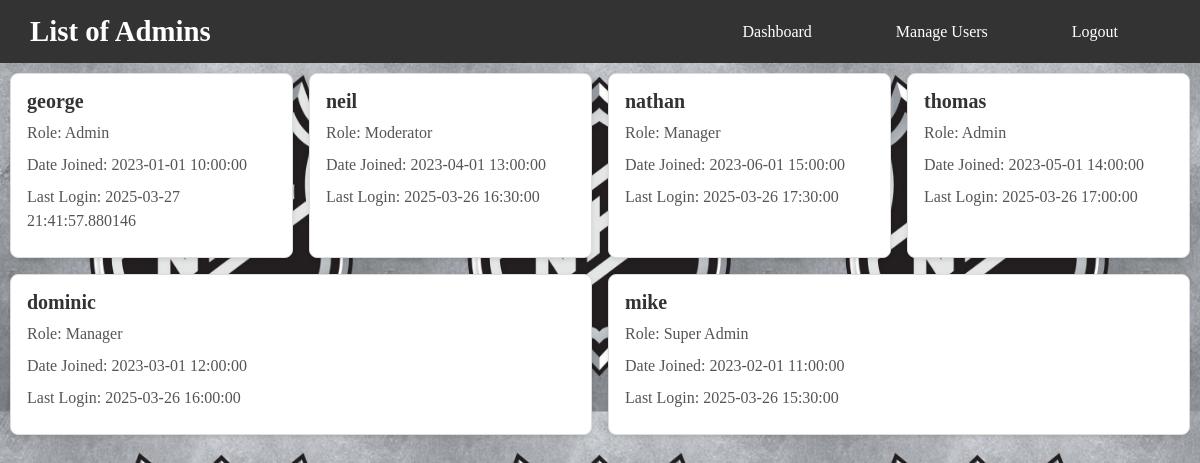
The app's page /admin_table, older data.
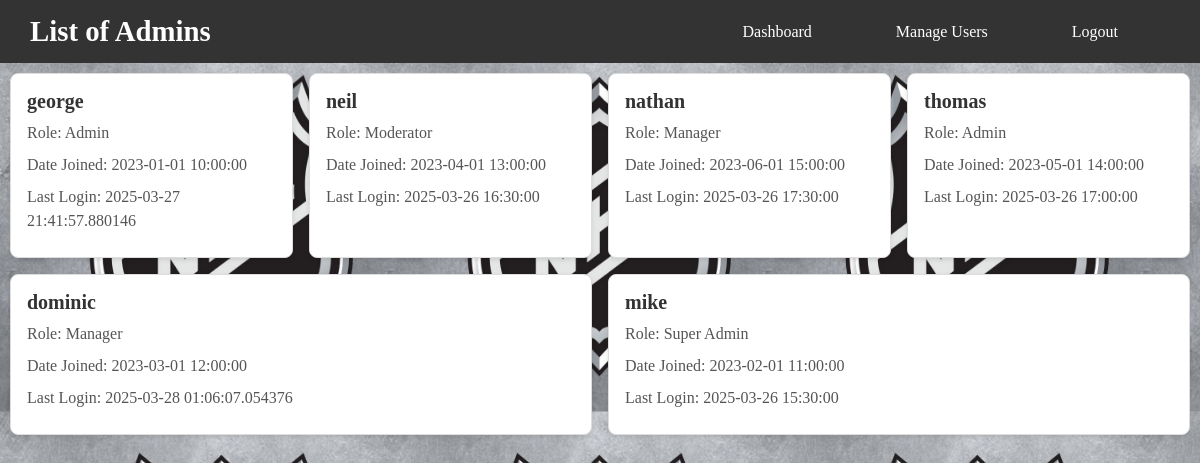
The same page, newer data.
### app/app.py (models this page shows)
class Admin(UserMixin, db.Model):
    __tablename__ = 'admin'
    id = db.Column(db.Integer, primary_key=True)
    username = db.Column(db.String(80), unique=True, nullable=False)
    password = db.Column(db.String(80), unique=True, nullable=False)
    role = db.Column(db.String(50), nullable=False, default="Admin")
    last_login = db.Column(db.DateTime, default=datetime, onupdate=datetime.utcnow)
    date_joined = db.Column(db.DateTime, default=datetime.utcnow)

### app/app.py (the view)
@app.route("/admin_table")
def admin_table():
    admins = Admin.query.all()
    for admin in admins:
        print(f"Admin Username: {admin.username}")
    return render_template("Admin/admin_table.html", admins=admins)

### app/templates/Admin/admin_table.html (shortened to what this page needs)
<!DOCTYPE html>
<html lang="en">
<head>
    <link href="{{ url_for('static', filename='CSS/pages/adminStyles.css') }}" rel="stylesheet" type="text/css">
    <link href="{{ url_for('static', filename='CSS/components/basics.css') }}" rel="stylesheet" type="text/css">
    <link href="{{ url_for('static', filename='CSS/components/container.css') }}" rel="stylesheet" type="text/css">
    <link href="{{ url_for('static', filename='CSS/pages/index.css') }}" rel="stylesheet" type="text/css">
</head>
<body>
    <header>
        <nav class="navbar">
            <h1>List of Admins</h1>
            <ul class="nav-links">
                <li><a href="{{ url_for('admin_home') }}">Dashboard</a></li>
                <li><a href="{{ url_for('manage_users') }}">Manage Users</a></li>
                <li><a href="{{ url_for('logout') }}">Logout</a></li>
            </ul>
        </nav>
    </header>
    <main>
        <div class="user-card-container">
            {% for admin in admins %}
                    <div class="user-card">
                        <h3>{{ admin.username }}</h3>
                        <p>Role: {{ admin.role }}</p>
                        <p>Date Joined: {{ admin.date_joined }}</p>
                        <p>Last Login: {{ admin.last_login }}</p>
                    </div>
            {% endfor %}
        </div>
    </main>
</body>
</html>

### app/static/CSS/pages/adminStyles.css (style rules this page uses)
.user-card-container { margin: 10px 10px 10px 10px; display: flex; flex-wrap: wrap; gap: 1rem; }
.user-card { background: #ffffff; border: 1px solid #ddd; border-radius: 8px; padding: 1rem; box-shadow: 0 2px 4px rgba(0, 0, 0, 0.1); flex: 1 1 calc(25% - 1rem); box-sizing: border-box; transition: transform 0.2s, box-shadow 0.2s; }
.user-card h3 { margin: 0 0 0.5rem; font-size: 1.25rem; color: #333; font-weight: bold; }
.user-card p { margin: 0.5rem 0; color: #555; line-height: 1.5; }
ul { list-style: none; padding: 0; margin: 0; display: flex; gap: 1rem; }

### app/static/CSS/components/basics.css (style rules this page uses)
body { background-image: url("../../images/NHLlogo.jpg"); background-size: 10cm; background-position: center; margin: 0px; }

### app/static/CSS/pages/index.css (style rules this page uses)
.navbar { display: flex; justify-content: space-between; align-items: center; background-color: #333; padding: 15px 30px; color: white; }
.navbar h1 { font-size: 1.8rem; margin: 0; }
.nav-links { list-style: none; display: flex; gap: 20px; margin: 0; padding: 0; }
.nav-links li { display: inline; }
.nav-links a { color: white; text-decoration: none; font-size: 1rem; padding: 8px 12px; border-radius: 5px; transition: background 0.3s ease; }
nav ul { list-style: none; margin: 0; padding: 0; display: flex; justify-content: center; }
nav ul li { margin-right: 40px; }
nav ul li a { color: white; text-decoration: none; font-size: 1.1rem; border-radius: 4px; transition: background-color 0.3s ease; }

Row changes from the older to the newer data that the page shows:
changed Admin "dominic": last_login "2025-03-26 16:00:00" → "2025-03-28 01:06:07.054376"
